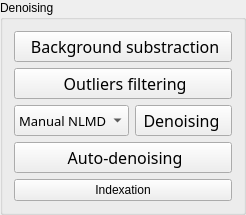
         <widget class="QGroupBox" name="groupBox">
          <property name="title">
           <string>Denoising</string>
          </property>
          <layout class="QVBoxLayout" name="verticalLayout_11">
           <item>
            <widget class="QPushButton" name="Background_remover_button">
             <property name="sizePolicy">
              <sizepolicy hsizetype="Minimum" vsizetype="Minimum">
               <horstretch>0</horstretch>
               <verstretch>0</verstretch>
              </sizepolicy>
             </property>
             <property name="minimumSize">
              <size>
               <width>96</width>
               <height>0</height>
              </size>
             </property>
             <property name="font">
              <font>
               <family>Noto Sans Cond</family>
               <pointsize>12</pointsize>
               <weight>50</weight>
               <italic>false</italic>
               <bold>false</bold>
              </font>
             </property>
             <property name="toolTip">
              <string>&lt;html&gt;&lt;head/&gt;&lt;body&gt;&lt;p&gt;&lt;span style=&quot; font-size:11pt;&quot;&gt;Remove FFT first component.&lt;/span&gt;&lt;/p&gt;&lt;/body&gt;&lt;/html&gt;</string>
             </property>
             <property name="styleSheet">
              <string notr="true"/>
             </property>
             <property name="text">
              <string> Background substraction</string>
             </property>
             <property name="icon">
              <iconset>
               <normaloff>icons/background_icon.png</normaloff>icons/background_icon.png</iconset>
             </property>
            </widget>
           </item>
           <item>
            <widget class="QPushButton" name="Remove_outliers_button">
             <property name="sizePolicy">
              <sizepolicy hsizetype="Minimum" vsizetype="Minimum">
               <horstretch>0</horstretch>
               <verstretch>0</verstretch>
              </sizepolicy>
             </property>
             <property name="minimumSize">
              <size>
               <width>96</width>
               <height>0</height>
              </size>
             </property>
             <property name="font">
              <font>
               <family>Noto Sans Cond</family>
               <pointsize>12</pointsize>
               <weight>50</weight>
               <italic>false</italic>
               <bold>false</bold>
              </font>
             </property>
             <property name="toolTip">
              <string>&lt;html&gt;&lt;head/&gt;&lt;body&gt;&lt;p&gt;&lt;span style=&quot; font-size:11pt;&quot;&gt;Filter outliers using median approach.&lt;/span&gt;&lt;/p&gt;&lt;/body&gt;&lt;/html&gt;</string>
             </property>
             <property name="styleSheet">
              <string notr="true"/>
             </property>
             <property name="text">
              <string> Outliers filtering</string>
             </property>
             <property name="icon">
              <iconset>
               <normaloff>icons/remove_outliers_icon.png</normaloff>icons/remove_outliers_icon.png</iconset>
             </property>
            </widget>
           </item>
           <item>
            <layout class="QHBoxLayout" name="horizontalLayout">
             <item>
              <widget class="QComboBox" name="Choice_denoiser">
               <property name="sizePolicy">
                <sizepolicy hsizetype="Preferred" vsizetype="Minimum">
                 <horstretch>0</horstretch>
                 <verstretch>0</verstretch>
                </sizepolicy>
               </property>
               <property name="font">
                <font>
                 <family>Noto Sans Cond</family>
                 <pointsize>10</pointsize>
                 <weight>50</weight>
                 <italic>false</italic>
                 <bold>false</bold>
                </font>
               </property>
               <property name="contextMenuPolicy">
                <enum>Qt::NoContextMenu</enum>
               </property>
               <property name="toolTip">
                <string>&lt;html&gt;&lt;head/&gt;&lt;body&gt;&lt;p&gt;&lt;span style=&quot; font-size:11pt;&quot;&gt;Choose of the algorithm.&lt;/span&gt;&lt;/p&gt;&lt;/body&gt;&lt;/html&gt;</string>
               </property>
               <property name="styleSheet">
                <string notr="true"/>
               </property>
               <item>
                <property name="text">
                 <string>Manual NLMD</string>
                </property>
               </item>
               <item>
                <property name="text">
                 <string>Manual BM3D</string>
                </property>
               </item>
               <item>
                <property name="text">
                 <string>Manual VSNR</string>
                </property>
               </item>
              </widget>
             </item>
             <item alignment="Qt::AlignHCenter">
              <widget class="QPushButton" name="Manual_denoising_button">
               <property name="sizePolicy">
                <sizepolicy hsizetype="Expanding" vsizetype="Minimum">
                 <horstretch>0</horstretch>
                 <verstretch>0</verstretch>
                </sizepolicy>
               </property>
               <property name="minimumSize">
                <size>
                 <width>96</width>
                 <height>0</height>
                </size>
               </property>
               <property name="font">
                <font>
                 <family>Noto Sans Cond</family>
                 <pointsize>12</pointsize>
                 <weight>50</weight>
                 <italic>false</italic>
                 <bold>false</bold>
                </font>
               </property>
               <property name="toolTip">
                <string>&lt;html&gt;&lt;head/&gt;&lt;body&gt;&lt;p&gt;&lt;span style=&quot; font-size:11pt;&quot;&gt;Perform manual denoising step.&lt;/span&gt;&lt;/p&gt;&lt;/body&gt;&lt;/html&gt;</string>
               </property>
               <property name="styleSheet">
                <string notr="true"/>
               </property>
               <property name="text">
                <string> Denoising  </string>
               </property>
               <property name="icon">
                <iconset>
                 <normaloff>icons/filter_icon.png</normaloff>icons/filter_icon.png</iconset>
               </property>
              </widget>
             </item>
            </layout>
           </item>
           <item>
            <widget class="QPushButton" name="Auto_denoising_button">
             <property name="sizePolicy">
              <sizepolicy hsizetype="Minimum" vsizetype="Minimum">
               <horstretch>0</horstretch>
               <verstretch>0</verstretch>
              </sizepolicy>
             </property>
             <property name="minimumSize">
              <size>
               <width>96</width>
               <height>0</height>
              </size>
             </property>
             <property name="font">
              <font>
               <family>Noto Sans Cond</family>
               <pointsize>12</pointsize>
               <weight>50</weight>
               <italic>false</italic>
               <bold>false</bold>
              </font>
             </property>
             <property name="toolTip">
              <string>&lt;html&gt;&lt;head/&gt;&lt;body&gt;&lt;p&gt;&lt;span style=&quot; font-size:11pt;&quot;&gt;Define best denoising parameter using an image reference.&lt;/span&gt;&lt;/p&gt;&lt;/body&gt;&lt;/html&gt;</string>
             </property>
             <property name="styleSheet">
              <string notr="true"/>
             </property>
             <property name="text">
              <string> Auto-denoising</string>
             </property>
             <property name="icon">
              <iconset>
               <normaloff>icons/filter_icon.png</normaloff>icons/filter_icon.png</iconset>
             </property>
            </widget>
           </item>
           <item>
            <widget class="QPushButton" name="Indexation_button">
             <property name="toolTip">
              <string>&lt;html&gt;&lt;head/&gt;&lt;body&gt;&lt;p&gt;&lt;span style=&quot; font-size:11pt;&quot;&gt;Orientation indexing for eCHORD data.&lt;/span&gt;&lt;/p&gt;&lt;/body&gt;&lt;/html&gt;</string>
             </property>
             <property name="text">
              <string>Indexation</string>
             </property>
             <property name="icon">
              <iconset>
               <normaloff>icons/Indexation_icon.png</normaloff>icons/Indexation_icon.png</iconset>
             </property>
            </widget>
           </item>
          </layout>
         </widget>
